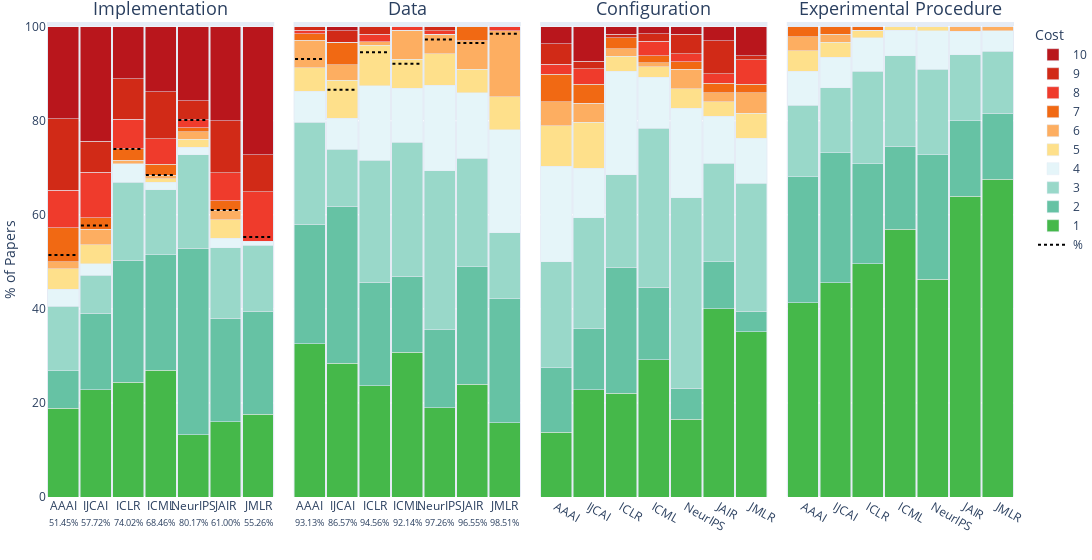

Notebook code for this chart:
### Markdown cell above
## Plot the dimension per Venue

### Code cell
import pandas as pd
import plotly.express as px
import plotly.graph_objects as go

# Step 1: Melt DataFrame using your dimensions
melted_df = df.melt(
    id_vars='source',
    value_vars=dimensions,
    var_name='Dimension',
    value_name='Cost'
)

# Step 2: Count occurrences
counts = (
    melted_df
    .groupby(['Dimension', 'source', 'Cost'])
    .size()
    .reset_index(name='count')
)

# Step 3: Normalize per (Dimension, source)
counts['total'] = counts.groupby(['Dimension', 'source'])['count'].transform('sum')
counts['percentage'] = counts['count'] / counts['total'] * 100

# Step 4: Convert Cost to string for discrete coloring
counts['Cost_str'] = counts['Cost'].astype(str)

# Step 5: Custom color palette (green → red)
custom_colors = [
    "#45b84a", "#66c2a4", "#99d8c9", "#e5f5f9", "#fee08b",
    "#fdae61", "#f16913", "#ef3b2c", "#d12a17", "#b9161c",
]

# Step 6: Define orders
dimension_order = dimensions

# Step 7: Plot stacked normalized bar chart
fig = px.bar(
    counts,
    x='source',
    y='percentage',
    color='Cost_str',
    facet_col='Dimension',
    barmode='stack',
    color_discrete_sequence=custom_colors,
    category_orders={
        'source': source_order,
        'Cost_str': [str(i) for i in range(1, 11)],
        'Dimension': dimension_order
    },
    title=None,
)

# Step 9: Add dashed target lines for vars
implementation_rate = [df[df["source"] == source]["implementation_link"].mean() * 100 for source in source_order]
public_data_rate = [df[df["source"] == source]["public_data_fraction"].mean() * 100 for source in source_order]

target_lines = pd.DataFrame({
    'source': source_order,
    'Implementation': implementation_rate,  # Replace with your actual target %
    'Data': public_data_rate,
})

# Melt to long form
target_long = target_lines.melt(
    id_vars='source',
    var_name='Dimension',
    value_name='target'
)

# Map Dimension to subplot index
facet_to_axis = {dim: i + 1 for i, dim in enumerate(dimension_order)}
source_pos = {label: i for i, label in enumerate(source_order)}
bargap = 0.001  # match your chart layout

# Add dashed line traces
first_line = True
for _, row in target_long.iterrows():
    dim = row['Dimension']
    if dim not in ['Implementation', 'Data']:
        continue

    facet_num = facet_to_axis[dim]
    xref = 'x' if facet_num == 1 else f'x{facet_num}'
    yref = 'y' if facet_num == 1 else f'y{facet_num}'

    pos = source_pos[row['source']]

    # Convert categorical position to domain (0–1 range)
    x0 = (pos - 0.455)# / total
    x1 = (pos + 0.455)# / total

    fig.add_shape(
        type='line',
        x0=x0,
        x1=x1,
        y0=row['target'],
        y1=row['target'],
        xref=xref,
        yref=yref,
        line=dict(color='black', dash='dot', width=2, ),
        layer='above',
    )
    fig.add_trace(go.Scatter(
        x=[row['source'], row['source']],
        y=[row['target'], row['target']],
        mode='lines',
        line=dict(
            color='black',
            dash='dot',   # or 'dash', 'longdash', etc.
            width=2
        ),
        name='%',           # this adds it to the legend
        showlegend=first_line,   # only show it once!
        legendrank=999,
        hovertext=f'{row['target']:.2f}% Public',
        hoverinfo='text',
        xaxis=xref,
        yaxis=yref
    ))
    first_line = False


for i, dim in enumerate(dimensions[:2], start=1):  # first two subplots only
    percentages = implementation_rate if i == 1 else public_data_rate

    # Build new tick labels with percentages
    new_labels = {
        src: f"{src}<br><span style='font-size:9px'>{val:.2f}%</span>" for src, val in zip(source_order, percentages)
    }

    # Apply to subplot i
    fig.update_xaxes(
        ticktext=list(new_labels.values()),
        tickvals=list(new_labels.keys()),
        tickangle=0,
        row=1, col=i
    )



# Step 8: Clean layout and reverse legend
fig.update_layout(
    legend_traceorder="reversed",
    bargap=0.05,
    xaxis_title="",
    yaxis_title="% of Papers",
    legend_title="Cost",
    width=1600,   
)

for annotation in fig.layout.annotations:
    if annotation.text.startswith("Dimension="):
        annotation.text = annotation.text.replace("Dimension=", "")
    annotation.font.size = 18  # ← increase title font size here

# Remove all facet x-axis titles
fig.for_each_xaxis(lambda ax: ax.update(title_text=""))

fig.update_layout(
    margin={'t': 22,'l': 1,'b': 0,'r': 1},
)
fig.update_xaxes(tickfont=dict(size=12))
fig.update_yaxes(range=[0, 101])

fig.write_image("latex/plots/total_dataset_summary.pdf", width=1400)

# Final render
fig.show()

### Figure 1 — Plotly figure (JSON) as saved in the notebook; plotly's stock layout.template omitted (floating-point values rounded to 4 significant figures)
{"data": [{"hovertemplate": "Cost_str=1<br>Dimension=Implementation<br>source=%{x}<br>percentage=%{y}<extra></extra>", "legendgroup": "1", "marker": {"color": "#45b84a", "pattern": {"shape": ""}}, "name": "1", "orientation": "v", "showlegend": true, "textposition": "auto", "type": "bar", "x": ["AAAI", "IJCAI", "ICLR", "ICML", "NeurIPS", "JAIR", "JMLR"], "xaxis": "x", "y": [18.84, 22.76, 24.41, 26.92, 13.22, 16.0, 17.54], "yaxis": "y"}, {"hovertemplate": "Cost_str=1<br>Dimension=Data<br>source=%{x}<br>percentage=%{y}<extra></extra>", "legendgroup": "1", "marker": {"color": "#45b84a", "pattern": {"shape": ""}}, "name": "1", "orientation": "v", "showlegend": false, "textposition": "auto", "type": "bar", "x": ["AAAI", "IJCAI", "ICLR", "ICML", "NeurIPS", "JAIR", "JMLR"], "xaxis": "x2", "y": [32.61, 28.46, 23.62, 30.77, 19.01, 24.0, 15.79], "yaxis": "y2"}, {"hovertemplate": "Cost_str=1<br>Dimension=Configuration<br>source=%{x}<br>percentage=%{y}<extra></extra>", "legendgroup": "1", "marker": {"color": "#45b84a", "pattern": {"shape": ""}}, "name": "1", "orientation": "v", "showlegend": false, "textposition": "auto", "type": "bar", "x": ["AAAI", "IJCAI", "ICLR", "ICML", "NeurIPS", "JAIR", "JMLR"], "xaxis": "x3", "y": [13.77, 22.76, 22.05, 29.23, 16.53, 40.0, 35.09], "yaxis": "y3"}, {"hovertemplate": "Cost_str=1<br>Dimension=Experimental Procedure<br>source=%{x}<br>percentage=%{y}<extra></extra>", "legendgroup": "1", "marker": {"color": "#45b84a", "pattern": {"shape": ""}}, "name": "1", "orientation": "v", "showlegend": false, "textposition": "auto", "type": "bar", "x": ["AAAI", "IJCAI", "ICLR", "ICML", "NeurIPS", "JAIR", "JMLR"], "xaxis": "x4", "y": [41.3, 45.53, 49.61, 56.92, 46.28, 64.0, 67.54], "yaxis": "y4"}, {"hovertemplate": "Cost_str=2<br>Dimension=Implementation<br>source=%{x}<br>percentage=%{y}<extra></extra>", "legendgroup": "2", "marker": {"color": "#66c2a4", "pattern": {"shape": ""}}, "name": "2", "orientation": "v", "showlegend": true, "textposition": "auto", "type": "bar", "x": ["AAAI", "IJCAI", "ICLR", "ICML", "NeurIPS", "JAIR", "JMLR"], "xaxis": "x", "y": [7.971, 16.26, 25.98, 24.62, 39.67, 22.0, 21.93], "yaxis": "y"}, {"hovertemplate": "Cost_str=2<br>Dimension=Data<br>source=%{x}<br>percentage=%{y}<extra></extra>", "legendgroup": "2", "marker": {"color": "#66c2a4", "pattern": {"shape": ""}}, "name": "2", "orientation": "v", "showlegend": false, "textposition": "auto", "type": "bar", "x": ["AAAI", "IJCAI", "ICLR", "ICML", "NeurIPS", "JAIR", "JMLR"], "xaxis": "x2", "y": [25.36, 33.33, 22.05, 16.15, 16.53, 25.0, 26.32], "yaxis": "y2"}, {"hovertemplate": "Cost_str=2<br>Dimension=Configuration<br>source=%{x}<br>percentage=%{y}<extra></extra>", "legendgroup": "2", "marker": {"color": "#66c2a4", "pattern": {"shape": ""}}, "name": "2", "orientation": "v", "showlegend": false, "textposition": "auto", "type": "bar", "x": ["AAAI", "IJCAI", "ICLR", "ICML", "NeurIPS", "JAIR", "JMLR"], "xaxis": "x3", "y": [13.77, 13.01, 26.77, 15.38, 6.612, 10.0, 4.386], "yaxis": "y3"}, {"hovertemplate": "Cost_str=2<br>Dimension=Experimental Procedure<br>source=%{x}<br>percentage=%{y}<extra></extra>", "legendgroup": "2", "marker": {"color": "#66c2a4", "pattern": {"shape": ""}}, "name": "2", "orientation": "v", "showlegend": false, "textposition": "auto", "type": "bar", "x": ["AAAI", "IJCAI", "ICLR", "ICML", "NeurIPS", "JAIR", "JMLR"], "xaxis": "x4", "y": [26.81, 27.64, 21.26, 17.69, 26.45, 16.0, 14.04], "yaxis": "y4"}, {"hovertemplate": "Cost_str=3<br>Dimension=Implementation<br>source=%{x}<br>percentage=%{y}<extra></extra>", "legendgroup": "3", "marker": {"color": "#99d8c9", "pattern": {"shape": ""}}, "name": "3", "orientation": "v", "showlegend": true, "textposition": "auto", "type": "bar", "x": ["AAAI", "IJCAI", "ICLR", "ICML", "NeurIPS", "JAIR", "JMLR"], "xaxis": "x", "y": [13.77, 8.13, 16.54, 13.85, 19.83, 15.0, 14.04], "yaxis": "y"}, {"hovertemplate": "Cost_str=3<br>Dimension=Data<br>source=%{x}<br>percentage=%{y}<extra></extra>", "legendgroup": "3", "marker": {"color": "#99d8c9", "pattern": {"shape": ""}}, "name": "3", "orientation": "v", "showlegend": false, "textposition": "auto", "type": "bar", "x": ["AAAI", "IJCAI", "ICLR", "ICML", "NeurIPS", "JAIR", "JMLR"], "xaxis": "x2", "y": [21.74, 12.2, 25.98, 28.46, 33.88, 23.0, 14.04], "yaxis": "y2"}, {"hovertemplate": "Cost_str=3<br>Dimension=Configuration<br>source=%{x}<br>percentage=%{y}<extra></extra>", "legendgroup": "3", "marker": {"color": "#99d8c9", "pattern": {"shape": ""}}, "name": "3", "orientation": "v", "showlegend": false, "textposition": "auto", "type": "bar", "x": ["AAAI", "IJCAI", "ICLR", "ICML", "NeurIPS", "JAIR", "JMLR"], "xaxis": "x3", "y": [22.46, 23.58, 19.69, 33.85, 40.5, 21.0, 27.19], "yaxis": "y3"}, {"hovertemplate": "Cost_str=3<br>Dimension=Experimental Procedure<br>source=%{x}<br>percentage=%{y}<extra></extra>", "legendgroup": "3", "marker": {"color": "#99d8c9", "pattern": {"shape": ""}}, "name": "3", "orientation": "v", "showlegend": false, "textposition": "auto", "type": "bar", "x": ["AAAI", "IJCAI", "ICLR", "ICML", "NeurIPS", "JAIR", "JMLR"], "xaxis": "x4", "y": [15.22, 13.82, 19.69, 19.23, 18.18, 14.0, 13.16], "yaxis": "y4"}, {"hovertemplate": "Cost_str=4<br>Dimension=Implementation<br>source=%{x}<br>percentage=%{y}<extra></extra>", "legendgroup": "4", "marker": {"color": "#e5f5f9", "pattern": {"shape": ""}}, "name": "4", "orientation": "v", "showlegend": true, "textposition": "auto", "type": "bar", "x": ["AAAI", "IJCAI", "ICLR", "ICML", "NeurIPS", "JAIR", "JMLR"], "xaxis": "x", "y": [3.623, 2.439, 3.937, 1.538, 1.653, 2.0, 0.8772], "yaxis": "y"}, {"hovertemplate": "Cost_str=4<br>Dimension=Data<br>source=%{x}<br>percentage=%{y}<extra></extra>", "legendgroup": "4", "marker": {"color": "#e5f5f9", "pattern": {"shape": ""}}, "name": "4", "orientation": "v", "showlegend": false, "textposition": "auto", "type": "bar", "x": ["AAAI", "IJCAI", "ICLR", "ICML", "NeurIPS", "JAIR", "JMLR"], "xaxis": "x2", "y": [6.522, 6.504, 15.75, 11.54, 18.18, 14.0, 21.93], "yaxis": "y2"}, {"hovertemplate": "Cost_str=4<br>Dimension=Configuration<br>source=%{x}<br>percentage=%{y}<extra></extra>", "legendgroup": "4", "marker": {"color": "#e5f5f9", "pattern": {"shape": ""}}, "name": "4", "orientation": "v", "showlegend": false, "textposition": "auto", "type": "bar", "x": ["AAAI", "IJCAI", "ICLR", "ICML", "NeurIPS", "JAIR", "JMLR"], "xaxis": "x3", "y": [20.29, 10.57, 22.05, 10.77, 19.01, 10.0, 9.649], "yaxis": "y3"}, {"hovertemplate": "Cost_str=4<br>Dimension=Experimental Procedure<br>source=%{x}<br>percentage=%{y}<extra></extra>", "legendgroup": "4", "marker": {"color": "#e5f5f9", "pattern": {"shape": ""}}, "name": "4", "orientation": "v", "showlegend": false, "textposition": "auto", "type": "bar", "x": ["AAAI", "IJCAI", "ICLR", "ICML", "NeurIPS", "JAIR", "JMLR"], "xaxis": "x4", "y": [7.246, 6.504, 7.087, 5.385, 8.264, 5.0, 4.386], "yaxis": "y4"}, {"hovertemplate": "Cost_str=5<br>Dimension=Implementation<br>source=%{x}<br>percentage=%{y}<extra></extra>", "legendgroup": "5", "marker": {"color": "#fee08b", "pattern": {"shape": ""}}, "name": "5", "orientation": "v", "showlegend": true, "textposition": "auto", "type": "bar", "x": ["AAAI", "IJCAI", "ICLR", "ICML", "NeurIPS", "JAIR", "JMLR"], "xaxis": "x", "y": [4.348, 4.065, 0.0, 0.7692, 1.653, 4.0, 0.0], "yaxis": "y"}, {"hovertemplate": "Cost_str=5<br>Dimension=Data<br>source=%{x}<br>percentage=%{y}<extra></extra>", "legendgroup": "5", "marker": {"color": "#fee08b", "pattern": {"shape": ""}}, "name": "5", "orientation": "v", "showlegend": false, "textposition": "auto", "type": "bar", "x": ["AAAI", "IJCAI", "ICLR", "ICML", "NeurIPS", "JAIR", "JMLR"], "xaxis": "x2", "y": [5.072, 8.13, 8.661, 6.154, 6.612, 5.0, 7.018], "yaxis": "y2"}, {"hovertemplate": "Cost_str=5<br>Dimension=Configuration<br>source=%{x}<br>percentage=%{y}<extra></extra>", "legendgroup": "5", "marker": {"color": "#fee08b", "pattern": {"shape": ""}}, "name": "5", "orientation": "v", "showlegend": false, "textposition": "auto", "type": "bar", "x": ["AAAI", "IJCAI", "ICLR", "ICML", "NeurIPS", "JAIR", "JMLR"], "xaxis": "x3", "y": [8.696, 9.756, 3.15, 2.308, 4.132, 3.0, 5.263], "yaxis": "y3"}, {"hovertemplate": "Cost_str=5<br>Dimension=Experimental Procedure<br>source=%{x}<br>percentage=%{y}<extra></extra>", "legendgroup": "5", "marker": {"color": "#fee08b", "pattern": {"shape": ""}}, "name": "5", "orientation": "v", "showlegend": false, "textposition": "auto", "type": "bar", "x": ["AAAI", "IJCAI", "ICLR", "ICML", "NeurIPS", "JAIR", "JMLR"], "xaxis": "x4", "y": [4.348, 3.252, 1.575, 0.7692, 0.8264, 0.0, 0.0], "yaxis": "y4"}, {"hovertemplate": "Cost_str=6<br>Dimension=Implementation<br>source=%{x}<br>percentage=%{y}<extra></extra>", "legendgroup": "6", "marker": {"color": "#fdae61", "pattern": {"shape": ""}}, "name": "6", "orientation": "v", "showlegend": true, "textposition": "auto", "type": "bar", "x": ["AAAI", "IJCAI", "ICLR", "ICML", "NeurIPS", "JAIR", "JMLR"], "xaxis": "x", "y": [1.449, 3.252, 0.7874, 0.7692, 1.653, 2.0, 0.0], "yaxis": "y"}, {"hovertemplate": "Cost_str=6<br>Dimension=Data<br>source=%{x}<br>percentage=%{y}<extra></extra>", "legendgroup": "6", "marker": {"color": "#fdae61", "pattern": {"shape": ""}}, "name": "6", "orientation": "v", "showlegend": false, "textposition": "auto", "type": "bar", "x": ["AAAI", "IJCAI", "ICLR", "ICML", "NeurIPS", "JAIR", "JMLR"], "xaxis": "x2", "y": [5.797, 3.252, 0.7874, 6.154, 4.132, 6.0, 14.04], "yaxis": "y2"}, {"hovertemplate": "Cost_str=6<br>Dimension=Configuration<br>source=%{x}<br>percentage=%{y}<extra></extra>", "legendgroup": "6", "marker": {"color": "#fdae61", "pattern": {"shape": ""}}, "name": "6", "orientation": "v", "showlegend": false, "textposition": "auto", "type": "bar", "x": ["AAAI", "IJCAI", "ICLR", "ICML", "NeurIPS", "JAIR", "JMLR"], "xaxis": "x3", "y": [5.072, 4.065, 1.575, 0.7692, 4.132, 2.0, 4.386], "yaxis": "y3"}, {"hovertemplate": "Cost_str=6<br>Dimension=Experimental Procedure<br>source=%{x}<br>percentage=%{y}<extra></extra>", "legendgroup": "6", "marker": {"color": "#fdae61", "pattern": {"shape": ""}}, "name": "6", "orientation": "v", "showlegend": false, "textposition": "auto", "type": "bar", "x": ["AAAI", "IJCAI", "ICLR", "ICML", "NeurIPS", "JAIR", "JMLR"], "xaxis": "x4", "y": [2.899, 1.626, 0.0, 0.0, 0.0, 1.0, 0.8772], "yaxis": "y4"}, {"hovertemplate": "Cost_str=7<br>Dimension=Implementation<br>source=%{x}<br>percentage=%{y}<extra></extra>", "legendgroup": "7", "marker": {"color": "#f16913", "pattern": {"shape": ""}}, "name": "7", "orientation": "v", "showlegend": true, "textposition": "auto", "type": "bar", "x": ["AAAI", "IJCAI", "ICLR", "ICML", "NeurIPS", "JAIR", "JMLR"], "xaxis": "x", "y": [7.246, 2.439, 2.362, 2.308, 0.8264, 2.0, 0.0], "yaxis": "y"}, {"hovertemplate": "Cost_str=7<br>Dimension=Data<br>source=%{x}<br>percentage=%{y}<extra></extra>", "legendgroup": "7", "marker": {"color": "#f16913", "pattern": {"shape": ""}}, "name": "7", "orientation": "v", "showlegend": false, "textposition": "auto", "type": "bar", "x": ["AAAI", "IJCAI", "ICLR", "ICML", "NeurIPS", "JAIR", "JMLR"], "xaxis": "x2", "y": [1.449, 4.878, 0.0, 0.0, 0.0, 3.0, 0.0], "yaxis": "y2"}, {"hovertemplate": "Cost_str=7<br>Dimension=Configuration<br>source=%{x}<br>percentage=%{y}<extra></extra>", "legendgroup": "7", "marker": {"color": "#f16913", "pattern": {"shape": ""}}, "name": "7", "orientation": "v", "showlegend": false, "textposition": "auto", "type": "bar", "x": ["AAAI", "IJCAI", "ICLR", "ICML", "NeurIPS", "JAIR", "JMLR"], "xaxis": "x3", "y": [5.797, 4.065, 2.362, 1.538, 1.653, 2.0, 1.754], "yaxis": "y3"}, {"hovertemplate": "Cost_str=7<br>Dimension=Experimental Procedure<br>source=%{x}<br>percentage=%{y}<extra></extra>", "legendgroup": "7", "marker": {"color": "#f16913", "pattern": {"shape": ""}}, "name": "7", "orientation": "v", "showlegend": false, "textposition": "auto", "type": "bar", "x": ["AAAI", "IJCAI", "ICLR", "ICML", "NeurIPS", "JAIR", "JMLR"], "xaxis": "x4", "y": [2.174, 1.626, 0.7874, 0.0, 0.0, 0.0, 0.0], "yaxis": "y4"}, {"hovertemplate": "Cost_str=8<br>Dimension=Implementation<br>source=%{x}<br>percentage=%{y}<extra></extra>", "legendgroup": "8", "marker": {"color": "#ef3b2c", "pattern": {"shape": ""}}, "name": "8", "orientation": "v", "showlegend": true, "textposition": "auto", "type": "bar", "x": ["AAAI", "IJCAI", "ICLR", "ICML", "NeurIPS", "JAIR", "JMLR"], "xaxis": "x", "y": [7.971, 9.756, 6.299, 5.385, 1.653, 6.0, 10.53], "yaxis": "y"}, {"hovertemplate": "Cost_str=8<br>Dimension=Data<br>source=%{x}<br>percentage=%{y}<extra></extra>", "legendgroup": "8", "marker": {"color": "#ef3b2c", "pattern": {"shape": ""}}, "name": "8", "orientation": "v", "showlegend": false, "textposition": "auto", "type": "bar", "x": ["AAAI", "IJCAI", "ICLR", "ICML", "NeurIPS", "JAIR", "JMLR"], "xaxis": "x2", "y": [0.7246, 0.0, 1.575, 0.7692, 0.8264, 0.0, 0.8772], "yaxis": "y2"}, {"hovertemplate": "Cost_str=8<br>Dimension=Configuration<br>source=%{x}<br>percentage=%{y}<extra></extra>", "legendgroup": "8", "marker": {"color": "#ef3b2c", "pattern": {"shape": ""}}, "name": "8", "orientation": "v", "showlegend": false, "textposition": "auto", "type": "bar", "x": ["AAAI", "IJCAI", "ICLR", "ICML", "NeurIPS", "JAIR", "JMLR"], "xaxis": "x3", "y": [2.174, 3.252, 0.0, 3.077, 1.653, 2.0, 5.263], "yaxis": "y3"}, {"hovertemplate": "Cost_str=8<br>Dimension=Experimental Procedure<br>source=%{x}<br>percentage=%{y}<extra></extra>", "legendgroup": "8", "marker": {"color": "#ef3b2c", "pattern": {"shape": ""}}, "name": "8", "orientation": "v", "showlegend": false, "textposition": "auto", "type": "bar", "x": ["AAAI", "IJCAI", "ICLR", "ICML", "NeurIPS", "JAIR", "JMLR"], "xaxis": "x4", "y": [0.0, 0.0, 0.0, 0.0, 0.0, 0.0, 0.0], "yaxis": "y4"}, {"hovertemplate": "Cost_str=9<br>Dimension=Implementation<br>source=%{x}<br>percentage=%{y}<extra></extra>", "legendgroup": "9", "marker": {"color": "#d12a17", "pattern": {"shape": ""}}, "name": "9", "orientation": "v", "showlegend": true, "textposition": "auto", "type": "bar", "x": ["AAAI", "IJCAI", "ICLR", "ICML", "NeurIPS", "JAIR", "JMLR"], "xaxis": "x", "y": [15.22, 6.504, 8.661, 10.0, 4.132, 11.0, 7.895], "yaxis": "y"}, {"hovertemplate": "Cost_str=9<br>Dimension=Data<br>source=%{x}<br>percentage=%{y}<extra></extra>", "legendgroup": "9", "marker": {"color": "#d12a17", "pattern": {"shape": ""}}, "name": "9", "orientation": "v", "showlegend": false, "textposition": "auto", "type": "bar", "x": ["AAAI", "IJCAI", "ICLR", "ICML", "NeurIPS", "JAIR", "JMLR"], "xaxis": "x2", "y": [0.7246, 2.439, 1.575, 0.0, 0.8264, 0.0, 0.0], "yaxis": "y2"}, {"hovertemplate": "Cost_str=9<br>Dimension=Configuration<br>source=%{x}<br>percentage=%{y}<extra></extra>", "legendgroup": "9", "marker": {"color": "#d12a17", "pattern": {"shape": ""}}, "name": "9", "orientation": "v", "showlegend": false, "textposition": "auto", "type": "bar", "x": ["AAAI", "IJCAI", "ICLR", "ICML", "NeurIPS", "JAIR", "JMLR"], "xaxis": "x3", "y": [4.348, 1.626, 0.7874, 1.538, 4.132, 7.0, 0.8772], "yaxis": "y3"}, {"hovertemplate": "Cost_str=9<br>Dimension=Experimental Procedure<br>source=%{x}<br>percentage=%{y}<extra></extra>", "legendgroup": "9", "marker": {"color": "#d12a17", "pattern": {"shape": ""}}, "name": "9", "orientation": "v", "showlegend": false, "textposition": "auto", "type": "bar", "x": ["AAAI", "IJCAI", "ICLR", "ICML", "NeurIPS", "JAIR", "JMLR"], "xaxis": "x4", "y": [0.0, 0.0, 0.0, 0.0, 0.0, 0.0, 0.0], "yaxis": "y4"}, {"hovertemplate": "Cost_str=10<br>Dimension=Implementation<br>source=%{x}<br>percentage=%{y}<extra></extra>", "legendgroup": "10", "marker": {"color": "#b9161c", "pattern": {"shape": ""}}, "name": "10", "orientation": "v", "showlegend": true, "textposition": "auto", "type": "bar", "x": ["AAAI", "IJCAI", "ICLR", "ICML", "NeurIPS", "JAIR", "JMLR"], "xaxis": "x", "y": [19.57, 24.39, 11.02, 13.85, 15.7, 20.0, 27.19], "yaxis": "y"}, {"hovertemplate": "Cost_str=10<br>Dimension=Data<br>source=%{x}<br>percentage=%{y}<extra></extra>", "legendgroup": "10", "marker": {"color": "#b9161c", "pattern": {"shape": ""}}, "name": "10", "orientation": "v", "showlegend": false, "textposition": "auto", "type": "bar", "x": ["AAAI", "IJCAI", "ICLR", "ICML", "NeurIPS", "JAIR", "JMLR"], "xaxis": "x2", "y": [0.0, 0.813, 0.0, 0.0, 0.0, 0.0, 0.0], "yaxis": "y2"}, {"hovertemplate": "Cost_str=10<br>Dimension=Configuration<br>source=%{x}<br>percentage=%{y}<extra></extra>", "legendgroup": "10", "marker": {"color": "#b9161c", "pattern": {"shape": ""}}, "name": "10", "orientation": "v", "showlegend": false, "textposition": "auto", "type": "bar", "x": ["AAAI", "IJCAI", "ICLR", "ICML", "NeurIPS", "JAIR", "JMLR"], "xaxis": "x3", "y": [3.623, 7.317, 1.575, 1.538, 1.653, 3.0, 6.14], "yaxis": "y3"}, {"hovertemplate": "Cost_str=10<br>Dimension=Experimental Procedure<br>source=%{x}<br>percentage=%{y}<extra></extra>", "legendgroup": "10", "marker": {"color": "#b9161c", "pattern": {"shape": ""}}, "name": "10", "orientation": "v", "showlegend": false, "textposition": "auto", "type": "bar", "x": ["AAAI", "IJCAI", "ICLR", "ICML", "NeurIPS", "JAIR", "JMLR"], "xaxis": "x4", "y": [0.0, 0.0, 0.0, 0.0, 0.0, 0.0, 0.0], "yaxis": "y4"}, {"hoverinfo": "text", "hovertext": "51.45% Public", "legendrank": 999, "line": {"color": "black", "dash": "dot", "width": 2}, "mode": "lines", "name": "%", "showlegend": true, "type": "scatter", "x": ["AAAI", "AAAI"], "xaxis": "x", "y": [51.45, 51.45], "yaxis": "y"}, {"hoverinfo": "text", "hovertext": "57.72% Public", "legendrank": 999, "line": {"color": "black", "dash": "dot", "width": 2}, "mode": "lines", "name": "%", "showlegend": false, "type": "scatter", "x": ["IJCAI", "IJCAI"], "xaxis": "x", "y": [57.72, 57.72], "yaxis": "y"}, {"hoverinfo": "text", "hovertext": "74.02% Public", "legendrank": 999, "line": {"color": "black", "dash": "dot", "width": 2}, "mode": "lines", "name": "%", "showlegend": false, "type": "scatter", "x": ["ICLR", "ICLR"], "xaxis": "x", "y": [74.02, 74.02], "yaxis": "y"}, {"hoverinfo": "text", "hovertext": "68.46% Public", "legendrank": 999, "line": {"color": "black", "dash": "dot", "width": 2}, "mode": "lines", "name": "%", "showlegend": false, "type": "scatter", "x": ["ICML", "ICML"], "xaxis": "x", "y": [68.46, 68.46], "yaxis": "y"}, {"hoverinfo": "text", "hovertext": "80.17% Public", "legendrank": 999, "line": {"color": "black", "dash": "dot", "width": 2}, "mode": "lines", "name": "%", "showlegend": false, "type": "scatter", "x": ["NeurIPS", "NeurIPS"], "xaxis": "x", "y": [80.17, 80.17], "yaxis": "y"}, {"hoverinfo": "text", "hovertext": "61.00% Public", "legendrank": 999, "line": {"color": "black", "dash": "dot", "width": 2}, "mode": "lines", "name": "%", "showlegend": false, "type": "scatter", "x": ["JAIR", "JAIR"], "xaxis": "x", "y": [61, 61], "yaxis": "y"}, {"hoverinfo": "text", "hovertext": "55.26% Public", "legendrank": 999, "line": {"color": "black", "dash": "dot", "width": 2}, "mode": "lines", "name": "%", "showlegend": false, "type": "scatter", "x": ["JMLR", "JMLR"], "xaxis": "x", "y": [55.26, 55.26], "yaxis": "y"}, {"hoverinfo": "text", "hovertext": "93.13% Public", "legendrank": 999, "line": {"color": "black", "dash": "dot", "width": 2}, "mode": "lines", "name": "%", "showlegend": false, "type": "scatter", "x": ["AAAI", "AAAI"], "xaxis": "x2", "y": [93.13, 93.13], "yaxis": "y2"}, {"hoverinfo": "text", "hovertext": "86.57% Public", "legendrank": 999, "line": {"color": "black", "dash": "dot", "width": 2}, "mode": "lines", "name": "%", "showlegend": false, "type": "scatter", "x": ["IJCAI", "IJCAI"], "xaxis": "x2", "y": [86.57, 86.57], "yaxis": "y2"}, {"hoverinfo": "text", "hovertext": "94.56% Public", "legendrank": 999, "line": {"color": "black", "dash": "dot", "width": 2}, "mode": "lines", "name": "%", "showlegend": false, "type": "scatter", "x": ["ICLR", "ICLR"], "xaxis": "x2", "y": [94.56, 94.56], "yaxis": "y2"}, {"hoverinfo": "text", "hovertext": "92.14% Public", "legendrank": 999, "line": {"color": "black", "dash": "dot", "width": 2}, "mode": "lines", "name": "%", "showlegend": false, "type": "scatter", "x": ["ICML", "ICML"], "xaxis": "x2", "y": [92.14, 92.14], "yaxis": "y2"}, {"hoverinfo": "text", "hovertext": "97.26% Public", "legendrank": 999, "line": {"color": "black", "dash": "dot", "width": 2}, "mode": "lines", "name": "%", "showlegend": false, "type": "scatter", "x": ["NeurIPS", "NeurIPS"], "xaxis": "x2", "y": [97.26, 97.26], "yaxis": "y2"}, {"hoverinfo": "text", "hovertext": "96.55% Public", "legendrank": 999, "line": {"color": "black", "dash": "dot", "width": 2}, "mode": "lines", "name": "%", "showlegend": false, "type": "scatter", "x": ["JAIR", "JAIR"], "xaxis": "x2", "y": [96.55, 96.55], "yaxis": "y2"}, {"hoverinfo": "text", "hovertext": "98.51% Public", "legendrank": 999, "line": {"color": "black", "dash": "dot", "width": 2}, "mode": "lines", "name": "%", "showlegend": false, "type": "scatter", "x": ["JMLR", "JMLR"], "xaxis": "x2", "y": [98.51, 98.51], "yaxis": "y2"}], "layout": {"annotations": [{"font": {"size": 18}, "showarrow": false, "text": "Implementation", "x": 0.1175, "xanchor": "center", "xref": "paper", "y": 1, "yanchor": "bottom", "yref": "paper"}, {"font": {"size": 18}, "showarrow": false, "text": "Data", "x": 0.3725, "xanchor": "center", "xref": "paper", "y": 1, "yanchor": "bottom", "yref": "paper"}, {"font": {"size": 18}, "showarrow": false, "text": "Configuration", "x": 0.6275, "xanchor": "center", "xref": "paper", "y": 1, "yanchor": "bottom", "yref": "paper"}, {"font": {"size": 18}, "showarrow": false, "text": "Experimental Procedure", "x": 0.8825, "xanchor": "center", "xref": "paper", "y": 1, "yanchor": "bottom", "yref": "paper"}], "bargap": 0.05, "barmode": "stack", "legend": {"title": {"text": "Cost"}, "tracegroupgap": 0, "traceorder": "reversed"}, "margin": {"b": 0, "l": 1, "r": 1, "t": 22}, "shapes": [{"layer": "above", "line": {"color": "black", "dash": "dot", "width": 2}, "type": "line", "x0": -0.455, "x1": 0.455, "xref": "x", "y0": 51.45, "y1": 51.45, "yref": "y"}, {"layer": "above", "line": {"color": "black", "dash": "dot", "width": 2}, "type": "line", "x0": 0.545, "x1": 1.455, "xref": "x", "y0": 57.72, "y1": 57.72, "yref": "y"}, {"layer": "above", "line": {"color": "black", "dash": "dot", "width": 2}, "type": "line", "x0": 1.545, "x1": 2.455, "xref": "x", "y0": 74.02, "y1": 74.02, "yref": "y"}, {"layer": "above", "line": {"color": "black", "dash": "dot", "width": 2}, "type": "line", "x0": 2.545, "x1": 3.455, "xref": "x", "y0": 68.46, "y1": 68.46, "yref": "y"}, {"layer": "above", "line": {"color": "black", "dash": "dot", "width": 2}, "type": "line", "x0": 3.545, "x1": 4.455, "xref": "x", "y0": 80.17, "y1": 80.17, "yref": "y"}, {"layer": "above", "line": {"color": "black", "dash": "dot", "width": 2}, "type": "line", "x0": 4.545, "x1": 5.455, "xref": "x", "y0": 61, "y1": 61, "yref": "y"}, {"layer": "above", "line": {"color": "black", "dash": "dot", "width": 2}, "type": "line", "x0": 5.545, "x1": 6.455, "xref": "x", "y0": 55.26, "y1": 55.26, "yref": "y"}, {"layer": "above", "line": {"color": "black", "dash": "dot", "width": 2}, "type": "line", "x0": -0.455, "x1": 0.455, "xref": "x2", "y0": 93.13, "y1": 93.13, "yref": "y2"}, {"layer": "above", "line": {"color": "black", "dash": "dot", "width": 2}, "type": "line", "x0": 0.545, "x1": 1.455, "xref": "x2", "y0": 86.57, "y1": 86.57, "yref": "y2"}, {"layer": "above", "line": {"color": "black", "dash": "dot", "width": 2}, "type": "line", "x0": 1.545, "x1": 2.455, "xref": "x2", "y0": 94.56, "y1": 94.56, "yref": "y2"}, {"layer": "above", "line": {"color": "black", "dash": "dot", "width": 2}, "type": "line", "x0": 2.545, "x1": 3.455, "xref": "x2", "y0": 92.14, "y1": 92.14, "yref": "y2"}, {"layer": "above", "line": {"color": "black", "dash": "dot", "width": 2}, "type": "line", "x0": 3.545, "x1": 4.455, "xref": "x2", "y0": 97.26, "y1": 97.26, "yref": "y2"}, {"layer": "above", "line": {"color": "black", "dash": "dot", "width": 2}, "type": "line", "x0": 4.545, "x1": 5.455, "xref": "x2", "y0": 96.55, "y1": 96.55, "yref": "y2"}, {"layer": "above", "line": {"color": "black", "dash": "dot", "width": 2}, "type": "line", "x0": 5.545, "x1": 6.455, "xref": "x2", "y0": 98.51, "y1": 98.51, "yref": "y2"}], "width": 1600, "xaxis": {"anchor": "y", "categoryarray": ["AAAI", "IJCAI", "ICLR", "ICML", "NeurIPS", "JAIR", "JMLR"], "categoryorder": "array", "domain": [0, 0.235], "tickangle": 0, "tickfont": {"size": 12}, "ticktext": ["AAAI<br><span style='font-size:9px'>51.45%</span>", "IJCAI<br><span style='font-size:9px'>57.72%</span>", "ICLR<br><span style='font-size:9px'>74.02%</span>", "ICML<br><span style='font-size:9px'>68.46%</span>", "NeurIPS<br><span style='font-size:9px'>80.17%</span>", "JAIR<br><span style='font-size:9px'>61.00%</span>", "JMLR<br><span style='font-size:9px'>55.26%</span>"], "tickvals": ["AAAI", "IJCAI", "ICLR", "ICML", "NeurIPS", "JAIR", "JMLR"], "title": {"text": ""}}, "xaxis2": {"anchor": "y2", "categoryarray": ["AAAI", "IJCAI", "ICLR", "ICML", "NeurIPS", "JAIR", "JMLR"], "categoryorder": "array", "domain": [0.255, 0.49], "matches": "x", "tickangle": 0, "tickfont": {"size": 12}, "ticktext": ["AAAI<br><span style='font-size:9px'>93.13%</span>", "IJCAI<br><span style='font-size:9px'>86.57%</span>", "ICLR<br><span style='font-size:9px'>94.56%</span>", "ICML<br><span style='font-size:9px'>92.14%</span>", "NeurIPS<br><span style='font-size:9px'>97.26%</span>", "JAIR<br><span style='font-size:9px'>96.55%</span>", "JMLR<br><span style='font-size:9px'>98.51%</span>"], "tickvals": ["AAAI", "IJCAI", "ICLR", "ICML", "NeurIPS", "JAIR", "JMLR"], "title": {"text": ""}}, "xaxis3": {"anchor": "y3", "categoryarray": ["AAAI", "IJCAI", "ICLR", "ICML", "NeurIPS", "JAIR", "JMLR"], "categoryorder": "array", "domain": [0.51, 0.745], "matches": "x", "tickfont": {"size": 12}, "title": {"text": ""}}, "xaxis4": {"anchor": "y4", "categoryarray": ["AAAI", "IJCAI", "ICLR", "ICML", "NeurIPS", "JAIR", "JMLR"], "categoryorder": "array", "domain": [0.765, 1.0], "matches": "x", "tickfont": {"size": 12}, "title": {"text": ""}}, "yaxis": {"anchor": "x", "domain": [0, 1], "range": [0, 101], "title": {"text": "% of Papers"}}, "yaxis2": {"anchor": "x2", "domain": [0, 1], "matches": "y", "range": [0, 101], "showticklabels": false}, "yaxis3": {"anchor": "x3", "domain": [0, 1], "matches": "y", "range": [0, 101], "showticklabels": false}, "yaxis4": {"anchor": "x4", "domain": [0, 1], "matches": "y", "range": [0, 101], "showticklabels": false}}}
